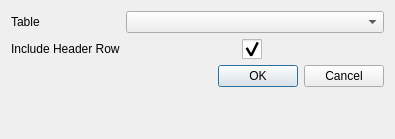
<?xml version="1.0" encoding="UTF-8"?>
<ui version="4.0">
 <class>CsvDialog</class>
 <widget class="QDialog" name="CsvDialog">
  <property name="windowModality">
   <enum>Qt::ApplicationModal</enum>
  </property>
  <property name="geometry">
   <rect>
    <x>0</x>
    <y>0</y>
    <width>395</width>
    <height>139</height>
   </rect>
  </property>
  <property name="windowTitle">
   <string>Export CSV</string>
  </property>
  <property name="styleSheet">
   <string notr="true">QCheckBox::indicator {
     width: 20px;
     height: 20px;
}</string>
  </property>
  <layout class="QFormLayout" name="formLayout">
   <item row="0" column="0">
    <widget class="QLabel" name="lblTable">
     <property name="text">
      <string>Table</string>
     </property>
    </widget>
   </item>
   <item row="0" column="1">
    <widget class="QComboBox" name="comboTable"/>
   </item>
   <item row="1" column="0">
    <widget class="QLabel" name="lblHeader">
     <property name="text">
      <string>Include Header Row</string>
     </property>
    </widget>
   </item>
   <item row="1" column="1">
    <layout class="QHBoxLayout" name="horizontalLayout">
     <item>
      <spacer name="horizontalSpacer">
       <property name="orientation">
        <enum>Qt::Horizontal</enum>
       </property>
       <property name="sizeHint" stdset="0">
        <size>
         <width>40</width>
         <height>20</height>
        </size>
       </property>
      </spacer>
     </item>
     <item>
      <widget class="QCheckBox" name="checkHeaders">
       <property name="text">
        <string/>
       </property>
       <property name="checked">
        <bool>true</bool>
       </property>
      </widget>
     </item>
     <item>
      <spacer name="horizontalSpacer_2">
       <property name="orientation">
        <enum>Qt::Horizontal</enum>
       </property>
       <property name="sizeHint" stdset="0">
        <size>
         <width>40</width>
         <height>20</height>
        </size>
       </property>
      </spacer>
     </item>
    </layout>
   </item>
   <item row="2" column="1">
    <widget class="QDialogButtonBox" name="buttons">
     <property name="orientation">
      <enum>Qt::Horizontal</enum>
     </property>
     <property name="standardButtons">
      <set>QDialogButtonBox::Cancel|QDialogButtonBox::Ok</set>
     </property>
    </widget>
   </item>
  </layout>
 </widget>
 <resources/>
 <connections>
  <connection>
   <sender>buttons</sender>
   <signal>accepted()</signal>
   <receiver>CsvDialog</receiver>
   <slot>accept()</slot>
   <hints>
    <hint type="sourcelabel">
     <x>248</x>
     <y>254</y>
    </hint>
    <hint type="destinationlabel">
     <x>157</x>
     <y>274</y>
    </hint>
   </hints>
  </connection>
  <connection>
   <sender>buttons</sender>
   <signal>rejected()</signal>
   <receiver>CsvDialog</receiver>
   <slot>reject()</slot>
   <hints>
    <hint type="sourcelabel">
     <x>316</x>
     <y>260</y>
    </hint>
    <hint type="destinationlabel">
     <x>286</x>
     <y>274</y>
    </hint>
   </hints>
  </connection>
 </connections>
</ui>
